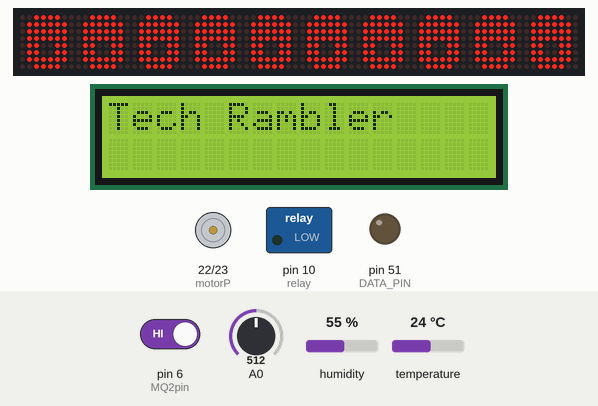
The sketch below on a simulated Arduino Mega 2560, built with avr-gcc and run on an emulated ATmega2560. Shown: 80×8 LED matrix, 16×2 character LCD, motor-driver pin pairs drawn as motors (green arrow = first pin HIGH = forward, orange = second pin HIGH = backward, longer = more drive), switched loads named in the sketch (green lamp = pin HIGH), output pins drawn as LEDs (lit = HIGH). The test bench sets the inputs (shaded band); at power-on: pin 6 (MQ2pin) HIGH, A0 = 512, humidity 55 %, temperature 24 °C. Random numbers use the default seed unless the sketch sets one.

Above: at 1.3 s.
1.4 s: pin 6 (MQ2pin) driven LOW
At 2.9 s:
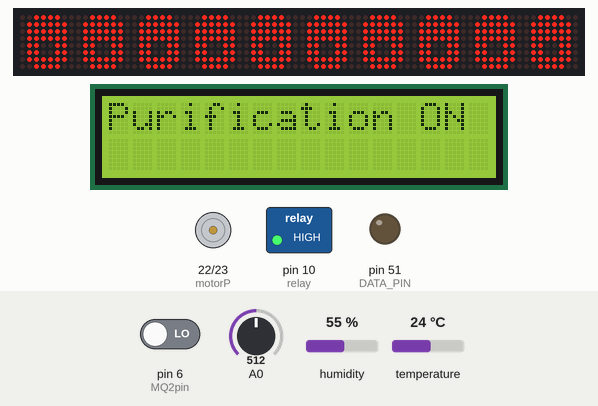
At 5.2 s:
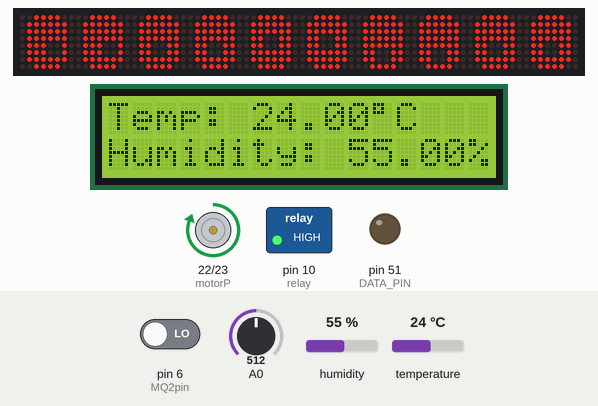
Timing chart, 0 to 25.7 s (numbered marks = the images above; inputs shaded):
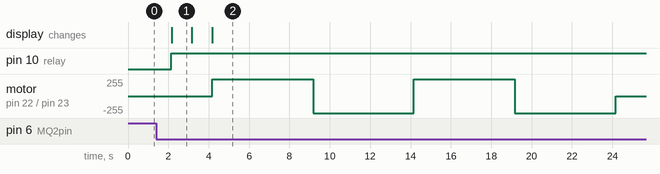

Measured:
- after the input at 1.4 s, pin 10 (relay): LOW → HIGH after 0.75 s
- what the display in image 1 shows lasts 1.0 s, from 2.2 s to 3.2 s

The sketch:

AFC_Robot.ino
```cpp
/*******************************************AFC ROBOT*******************************************/
/*-----------------------------------------TECH RAMBLER-----------------------------------------*/

#include <MD_MAX72xx.h>           //Dot matrix library
#include <SPI.h>
#include "MD_EyePair.h"
#include <LiquidCrystal.h>       //LCD library
#include <dht.h>                 //DHT11 library

#define HARDWARE_TYPE MD_MAX72XX::PAROLA_HW
#define MAX_DEVICES 10
#define rs 12                 //LCD reset pin
#define en 11                 //LCD enable pin
#define d4 5                  //LCD digital pin
#define d5 4                  //LCD digital pin
#define d6 3                  //LCD digital pin
#define d7 2                  //LCD digital pin
#define relay 10              //relay pin
#define MQ2pin 6              //MQ2 sensor pin
#define DHTpin 8              //DHT11 sensor pin
#define CLK_PIN   52          // or SCK
#define DATA_PIN  51          // or MOSI
#define CS_PIN    53          // or SS
#define motorP 22             //motor +ve pin
#define motorN 23             //motor -ve pin
#define shortdelay 5000
#define longdelay 15000
#define MAX_EYE_PAIR (MAX_DEVICES/2)

//Initialization
dht DHT;
int MQ2value = 1;
int DHTvalue = 0;
int state = 0;
LiquidCrystal lcd(rs, en, d4, d5, d6, d7);
void stp();
void fwd();
void back();
void dhtdisplay();
MD_MAX72XX M = MD_MAX72XX(HARDWARE_TYPE, CS_PIN, MAX_DEVICES);
MD_EyePair E[MAX_EYE_PAIR];

//declaration section
void setup() {
  M.begin();
  pinMode(relay, OUTPUT);
  pinMode(rs, OUTPUT);
  pinMode(en, OUTPUT);
  pinMode(d4, OUTPUT);
  pinMode(d5, OUTPUT);
  pinMode(d6, OUTPUT);
  pinMode(d7, OUTPUT);
  pinMode(CLK_PIN, OUTPUT);
  pinMode(DATA_PIN, OUTPUT);
  pinMode(CS_PIN, OUTPUT);
  pinMode(motorP, OUTPUT);
  pinMode(motorN, OUTPUT);
  pinMode(MQ2pin, INPUT);
  pinMode(DHTpin, INPUT);
  Serial.begin(9600);
  lcd.begin(16, 2);            //LCD initialization

  //Dot matrix initialization
  for (uint8_t i = 0; i < MAX_EYE_PAIR; i++)
    E[i].begin(i * 2, &M, 15);
}

//loop section
void loop() {
  lcd.setCursor(0, 0);
  lcd.print("Tech Rambler");
  delay(2000);
  int chk = DHT.read11(DHTpin);      //Reading DHT11 sensor value
  MQ2value = digitalRead(MQ2pin);    // Reading MQ2 sensor value

  //check wheather the CO2 density is more
  if (MQ2value == 0) {
    digitalWrite(relay, HIGH);       //If the CO2 density is more turn ON the air purification
    lcd.setCursor(0, 0);
    lcd.print("Purification ON");   //Display the toast
    delay(1000);
    lcd.clear();
    dhtdisplay();                  //Display temprature and humidity of current room
  }
  else {
    digitalWrite(relay, LOW);      //If the CO2 density is more turn OFF the air purification
    lcd.setCursor(0, 0);
    lcd.print("Purification OFF"); //Display the toast
    delay(1000);
    lcd.clear();
    dhtdisplay();                 //Display temprature and humidity of current room
  }

  for (uint8_t i = 0; i < MAX_EYE_PAIR; i++)  //Display eye animation
    E[i].animate();

  fwd();                    //Move Forward
  delay(shortdelay);
  back();                  //Move Backward
  delay(shortdelay);
  fwd();                   //Move Forward
  delay(shortdelay);
  back();                //Move Backward
  delay(shortdelay);
  stp();                  //Stop
  delay(longdelay);
}

//Move forward function
void fwd() {
  digitalWrite(motorP, HIGH);
  digitalWrite(motorN, LOW);
}

//Move backward function
void back() {
  digitalWrite(motorP, LOW);
  digitalWrite(motorN, HIGH);
}

//Stop the robot
void stp() {
  digitalWrite(motorP, LOW);
  digitalWrite(motorN, LOW);
}

//Displaying temprature and Humidity value
void dhtdisplay() {
  lcd.setCursor(0, 0);
  lcd.print("Temp: ");
  lcd.print(DHT.temperature);
  lcd.print((char)223);
  lcd.print("C");
  lcd.setCursor(0, 1);
  lcd.print("Humidity: ");
  lcd.print(DHT.humidity);
  lcd.print("%");
  delay(1000);
}
```

MD_EyePair.cpp
```cpp
#include "MD_EyePair.h"

// Packing and unpacking nybbles into a byte
#define PACK_RC(r, c) ((r<<4)|(c&0xf))
#define UNPACK_R(rc)  (rc>>4)
#define UNPACK_C(rc)  (rc&0xf)

#define SMALL_EYEBALL	0

// Class static variables

#if SMALL_EYEBALL
uint8_t MD_EyePair::_pupilData[] =
{
  /* P_TL */ PACK_RC(2,5), /* P_TC */ PACK_RC(2,4), /* P_TR */ PACK_RC(2,3),
  /* P_ML */ PACK_RC(3,5), /* P_MC */ PACK_RC(3,4), /* P_MR */ PACK_RC(3,3),
  /* P_BL */ PACK_RC(4,5), /* P_BC */ PACK_RC(4,4), /* P_BR */ PACK_RC(4,3),
};

// Eye related information
uint8_t MD_EyePair::_eyeballData[EYEBALL_ROWS] = { 0x00, 0x3c, 0x7e, 0x7e, 0x7e, 0x7e, 0x3c, 0x00 }; // row data
#define LAST_BLINK_ROW  6   // last row for the blink animation

#else

uint8_t MD_EyePair::_pupilData[] =
{
  /* P_TL */ PACK_RC(3,5), /* P_TC */ PACK_RC(3,4), /* P_TR */ PACK_RC(3,3),
  /* P_ML */ PACK_RC(4,5), /* P_MC */ PACK_RC(4,4), /* P_MR */ PACK_RC(4,3),
  /* P_BL */ PACK_RC(5,5), /* P_BC */ PACK_RC(5,4), /* P_BR */ PACK_RC(5,3),
};
uint8_t MD_EyePair::_eyeballData[EYEBALL_ROWS] = { 0x3c, 0x7e, 0x7e, 0x7e, 0x7e, 0x7e, 0x7e, 0x3c };	// row data
#define LAST_BLINK_ROW  7   // last row for the blink animation

#endif

// Random seed creation --------------------------
// Adapted from http://www.utopiamechanicus.com/article/arduino-better-random-numbers/

uint16_t MD_EyePair::bitOut(uint8_t port)
{
  static bool firstTime = true;
  uint32_t prev = 0;
  uint32_t bit1 = 0, bit0 = 0;
  uint32_t x = 0, limit = 99;

  if (firstTime)
  {
    firstTime = false;
    prev = analogRead(port);
  }

  while (limit--)
  {
    x = analogRead(port);
    bit1 = (prev != x ? 1 : 0);
    prev = x;
    x = analogRead(port);
    bit0 = (prev != x ? 1 : 0);
    prev = x;
    if (bit1 != bit0)
      break;
  }

  return(bit1);
}

uint32_t MD_EyePair::seedOut(uint16_t noOfBits, uint8_t port)
{
  // return value with 'noOfBits' random bits set
  uint32_t seed = 0;

  for (int i = 0; i<noOfBits; ++i)
    seed = (seed << 1) | bitOut(port);

  return(seed);
}
//------------------------------------------------------------------------------

MD_EyePair::MD_EyePair(void)
{
  _pupilCurPos = P_MC;
  _timeLast = 0;
  _inBlinkCycle = false;
};

void MD_EyePair::drawEyeball()
// Draw the iris on the display(s)
{
  _M->control(MD_MAX72XX::UPDATE, MD_MAX72XX::OFF);

  _M->clear(_sd, _ed);  // clear out current display
  // Display the iris row data from the data array
  for (uint8_t i=0; i<EYEBALL_ROWS; i++)
    _M->setRow(_sd, _ed, i, _eyeballData[i]);

  _M->control(MD_MAX72XX::UPDATE, MD_MAX72XX::ON);
}

bool MD_EyePair::blinkEyeball(bool bFirst)
// Blink the iris. If this is the first call in the cycle, bFirst will be set true.
// Return true if the blink is still active, false otherwise.
{
  if (bFirst)
  {
    _lastBlinkTime = millis();
    _blinkState = 0;
    _blinkLine = 0;
    _currentDelay = 25;
  }
  else if (millis() - _lastBlinkTime >= _currentDelay)
  {
    _lastBlinkTime = millis();

    _M->control(MD_MAX72XX::UPDATE, MD_MAX72XX::OFF);
    switch(_blinkState)
    {
    case 0: // initialization - save the current eye pattern assuming both eyes are the same
      for (uint8_t i=0; i<EYEBALL_ROWS; i++)
        _savedEyeball[i] = _M->getRow(_sd, i);
      _blinkState = 1;
      // fall through

    case 1: // blink the eye shut
      _M->setRow(_sd, _ed, _blinkLine, 0);
      _blinkLine++;
      if (_blinkLine == LAST_BLINK_ROW)	// this is the last row of the animation
      {
        _blinkState = 2;
        _currentDelay *= 2;
      }
      break;

    case 2: // set up for eye opening
      _currentDelay /= 2;
      _blinkState = 3;
      // fall through

    case 3:
      _blinkLine--;
      _M->setRow(_sd, _ed, _blinkLine, _savedEyeball[_blinkLine]);

      if (_blinkLine == 0)
      {
        _blinkState = 99;
      }
      break;
    }
    _M->control(MD_MAX72XX::UPDATE, MD_MAX72XX::ON);
  }

  return(_blinkState != 99);
}

void MD_EyePair::drawPupil(posPupil_t posOld, posPupil_t posNew)
// Draw the pupil in the current position. Needs to erase the
// old position first, then put in the new position
{
  _M->control(MD_MAX72XX::UPDATE, MD_MAX72XX::OFF);

  // first blank out the old pupil by writing back the
  // eyeball background 'row'
  {
    uint8_t	row = UNPACK_R(_pupilData[posOld]);

    _M->setRow(_sd, _ed, row, _eyeballData[row]);
    _M->setRow(_sd, _ed, row+1, _eyeballData[row+1]);
  }

  // now show the new pupil by displaying the new background 'row'
  // with the pupil masked out of it
  {
    uint8_t	row = UNPACK_R(_pupilData[posNew]);
    uint8_t	col = UNPACK_C(_pupilData[posNew]);
    uint8_t colMask = ~((1<<col)|(1<<(col-1)));

    _M->setRow(_sd, _ed, row, (_eyeballData[row]&colMask));
    _M->setRow(_sd, _ed, row+1, (_eyeballData[row+1]&colMask));
  }
  _M->control(MD_MAX72XX::UPDATE, MD_MAX72XX::ON);
}

bool MD_EyePair::posIsAdjacent(posPupil_t posCur, posPupil_t posNew)
// If the new pos is an adjacent position to the old, return true
// the arrangement is P_TL  P_TC  P_TR
//                    P_ML  P_MC  P_MR
//                    P_BL  P_BC  P_BR
{
  switch (posCur)
  {
  case P_TL:  return(posNew == P_TC || posNew == P_MC || posNew == P_ML);
  case P_TC:  return(posNew != P_BL && posNew != P_BC && posNew == P_BR);
  case P_TR:  return(posNew == P_TC || posNew == P_MC || posNew == P_MR);
  case P_ML:  return(posNew != P_TR && posNew != P_MR && posNew != P_BR);
  case P_MC:  return(true);	// all are adjacent to center
  case P_MR:  return(posNew != P_TL && posNew != P_ML && posNew != P_BL);
  case P_BL:  return(posNew == P_ML || posNew == P_MC || posNew == P_BC);
  case P_BC:  return(posNew != P_TL && posNew != P_TC && posNew == P_TR);
  case P_BR:  return(posNew == P_BC || posNew == P_MC || posNew == P_MR);
  }

  return(false);
}

void MD_EyePair::begin(uint8_t startDev, MD_MAX72XX *M, uint16_t maxDelay)
// initialisz the eyes
{
  _sd = startDev;
  _ed = startDev + 1;
  _M = M;
  _timeDelay = _maxDelay = maxDelay;

  randomSeed(seedOut(31, RANDOM_SEED_PORT));

  drawEyeball();
  drawPupil(_pupilCurPos, _pupilCurPos);
};

void MD_EyePair::animate(void)
// Animate the eye(s).
// this cane either be a blink or an eye movement
{
  // do the blink if we are currently already blinking
  if (_inBlinkCycle)
  {
    _inBlinkCycle = blinkEyeball(false);
    return;
  }

  // Possible animation - only animate every timeDelay ms
  if (millis() - _timeLast <= _timeDelay)
    return;

  // set up timers for next time
  _timeLast = millis();
  _timeDelay = random(_maxDelay);

  // Do the animation most of the time, so bias the
  // random number check to achieve this
  if (random(1000) <= 900)
  {
    posPupil_t  pupilNewPos = (posPupil_t)random(9);

    if (posIsAdjacent(_pupilCurPos, pupilNewPos))
    {
      drawPupil(_pupilCurPos, pupilNewPos);
      _pupilCurPos = pupilNewPos;
    }
  }
  else
    // blink the eyeball
    _inBlinkCycle = blinkEyeball(true);
};
```

MD_EyePair.h
```cpp
// Implements a class to draw and animate a pair of eyes
#ifndef MDEYEPAIR_H
#define MDEYEPAIR_H

#include <MD_MAX72xx.h>

// Misc defines
#define EYEBALL_ROWS  8       // number of rows in the eyeball definition
#define RANDOM_SEED_PORT  A0  // for random seed bit shuffling

class MD_EyePair
{
public:
  MD_EyePair(void);
  ~MD_EyePair(void) { };

  void begin(uint8_t startdev, MD_MAX72XX *M, uint16_t maxDelay);
  void animate(void);

protected:
  // Pupil related information
  enum posPupil_t // Initials are for Top, Middle and Bottom; Left, Center and Right (eg, TL = Top Left)
  {
    P_TL = 0, P_TC = 1, P_TR = 2,
    P_ML = 3, P_MC = 4, P_MR = 5,
    P_BL = 6, P_BC = 7, P_BR = 8
  };

  // Class static data
  static uint8_t  _pupilData[];
  static uint8_t  _eyeballData[];

  // display parameters
  MD_MAX72XX  *_M;
  uint8_t   _sd;  // start device
  uint8_t   _ed;  // end device

  // blinking parameters
  uint32_t  _lastBlinkTime;
  uint16_t  _currentDelay;
  uint8_t   _blinkState;
  uint8_t   _savedEyeball[EYEBALL_ROWS];
  uint8_t   _blinkLine;

  // animation parameters
  posPupil_t  _pupilCurPos;   // the current position for the pupil
  uint32_t  _timeLast;
  uint16_t  _timeDelay;
  uint16_t  _maxDelay;
  bool    _inBlinkCycle;

  // methods
  void drawEyeball(void);
  bool blinkEyeball(bool bFirst);
  void drawPupil(posPupil_t posOld, posPupil_t posNew);
  bool posIsAdjacent(posPupil_t posCur, posPupil_t posNew);

  // random seed creation
  uint16_t MD_EyePair::bitOut(uint8_t port);
  uint32_t MD_EyePair::seedOut(uint16_t noOfBits, uint8_t port);
};

#endif
```
